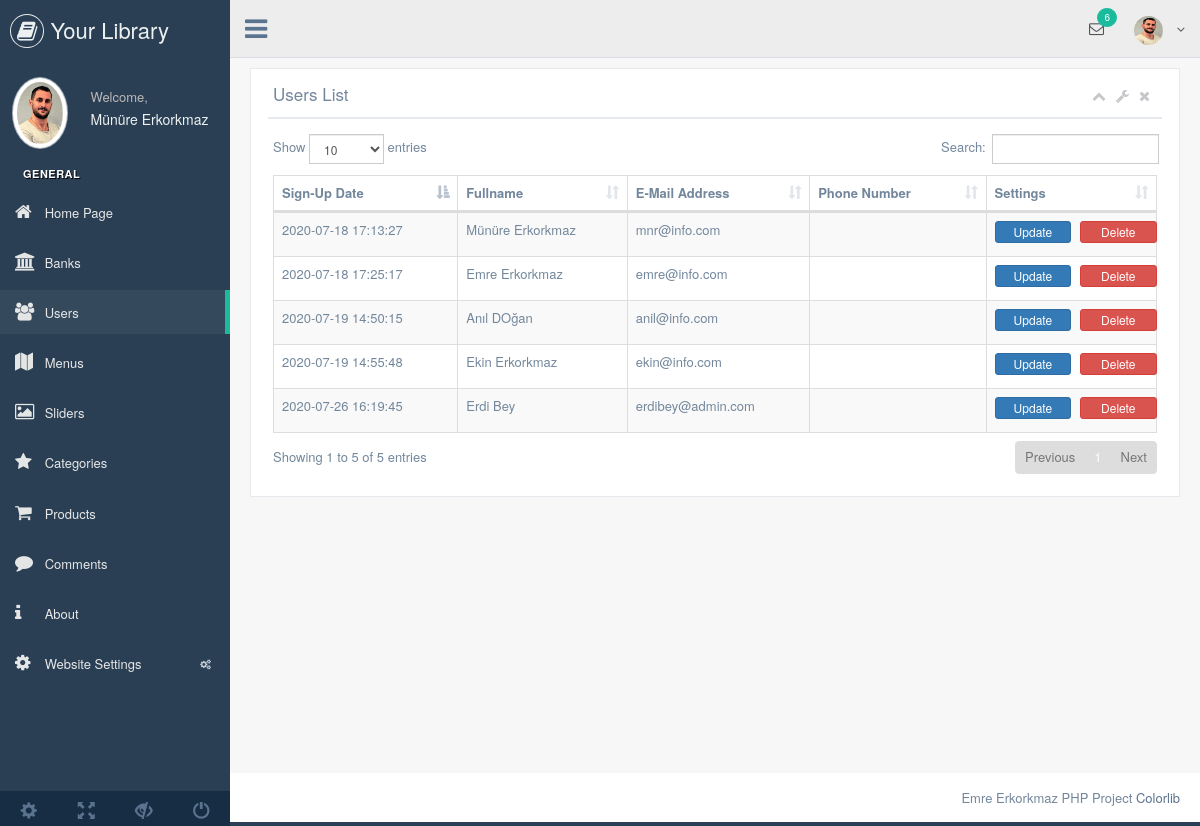
Screenshot of /libraryproject/nedmin/production/users.php (signed in) with the database file from the repository.
### tables this page shows
CREATE TABLE `user` (
  `user_id` int(11) NOT NULL,
  `user_date` datetime NOT NULL DEFAULT current_timestamp(),
  `user_image` varchar(250) NOT NULL,
  `user_tc` varchar(50) NOT NULL,
  `user_name` varchar(50) NOT NULL,
  `user_email` varchar(100) NOT NULL,
  `user_phone` varchar(20) NOT NULL,
  `user_password` varchar(50) NOT NULL,
  `user_fullname` varchar(100) NOT NULL,
  `user_address` varchar(250) NOT NULL,
  `user_city` varchar(50) NOT NULL,
  `user_district` varchar(50) NOT NULL,
  `user_authority` varchar(50) NOT NULL,
  `user_status` int(1) NOT NULL DEFAULT 1
);

### libraryproject/nedmin/production/users.php (the view, shortened to what this page needs)
<?php
include 'header.php';
$finduser=$db->prepare("SELECT * FROM user");
$finduser->execute();
?>
<div class="right_col" role="main">
  <div class="">
    <div class="row">
      <div class="col-md-12 col-sm-12 col-xs-12">
        <div class="x_panel">
          <div class="x_title">
            <h2>Users List </h2>
            <ul class="nav navbar-right panel_toolbox">
              <li><a class="collapse-link"><i class="fa fa-chevron-up"></i></a>
              </li>
              <li class="dropdown">
                <a href="#" class="dropdown-toggle" data-toggle="dropdown" role="button" aria-expanded="false"><i class="fa fa-wrench"></i></a>
              </li>
              <li><a class="close-link"><i class="fa fa-close"></i></a>
              </li>
            </ul>
            <div class="clearfix"></div>
          </div>
          <div class="x_content">
            <table id="datatable-responsive" class="table table-striped table-bordered dt-responsive nowrap" cellspacing="0" width="100%">
              <thead>
                <tr>
                  <th>Sign-Up Date</th>
                  <th>Fullname</th>
                  <th>E-Mail Address</th>
                  <th>Phone Number</th>
                  <th>Settings</th>
                </tr>
              </thead>
              <tbody>
                <?php
                while($getuser=$finduser->fetch(PDO::FETCH_ASSOC)) {?>
                  <tr>
                    <td><?php echo $getuser['user_date'] ?></td>
                    <td><?php echo $getuser['user_fullname'] ?></td>
                    <td><?php echo $getuser['user_email'] ?></td>
                    <td><?php echo $getuser['user_phone'] ?></td>
                    <td>
                      <center>
                        <a href="updateuser.php?user_id=<?php echo $getuser['user_id']; ?>"><button style="width: 50%" class="btn btn-primary btn-xs">Update</button></a>
                        <a href="../netting/operation.php?user_id=<?php echo $getuser['user_id']; ?>&deleteuser=true"><button style="width: 50%" class="btn btn-danger btn-xs">Delete</button></a>
                      </center>
                    </td>
                  </tr>
                <?php  }
                ?>
              </tbody>
            </table>
          </div>
        </div>
      </div>
    </div>
  </div>
</div>
<?php include 'footer.php'; ?>

### libraryproject/nedmin/production/header.php (shortened to what this page needs)
<?php
include '../netting/dbconnection.php';
$finduser=$db->prepare("SELECT * FROM user WHERE user_email=:email");
$finduser->execute(array(
  'email'=>$_SESSION['user_email']
));
$getuser=$finduser->fetch(PDO::FETCH_ASSOC);
?>
<!DOCTYPE html>
<html lang="en">
<head>
  <link href="../vendors/bootstrap/dist/css/bootstrap.min.css" rel="stylesheet">
  <link href="../vendors/font-awesome/css/font-awesome.min.css" rel="stylesheet">
  <link href="../vendors/nprogress/nprogress.css" rel="stylesheet">
  <link href="../vendors/iCheck/skins/flat/green.css" rel="stylesheet">
  <link href="../vendors/datatables.net-bs/css/dataTables.bootstrap.min.css" rel="stylesheet">
  <link href="../vendors/datatables.net-buttons-bs/css/buttons.bootstrap.min.css" rel="stylesheet">
  <link href="../vendors/datatables.net-fixedheader-bs/css/fixedHeader.bootstrap.min.css" rel="stylesheet">
  <link href="../vendors/datatables.net-responsive-bs/css/responsive.bootstrap.min.css" rel="stylesheet">
  <link href="../vendors/datatables.net-scroller-bs/css/scroller.bootstrap.min.css" rel="stylesheet">
  <link href="../build/css/custom.min.css" rel="stylesheet">
</head>
<body class="nav-md">
  <div class="container body">
    <div class="main_container">
      <div class="col-md-3 left_col">
        <div class="left_col scroll-view">
          <div class="navbar nav_title" style="border: 0;">
            <a href="index.html" class="site_title"><i class="fa fa-book"></i> <span>Your Library</span></a>
          </div>
          <div class="profile clearfix">
            <div class="profile_pic">
              <img src="images/myimg.jpg" alt="..." class="img-circle profile_img">
            </div>
            <div class="profile_info">
              <span>Welcome,</span>
              <h2><?php echo $getuser['user_fullname']; ?></h2>
            </div>
          </div>
          <br />
          <div id="sidebar-menu" class="main_menu_side hidden-print main_menu">
            <div class="menu_section">
              <h3>General</h3>
              <ul class="nav side-menu">
                <li><a href="index.php"><i class="fa fa-home"></i> Home Page </a></li>
                <li><a href="bank.php"><i class="fa fa-bank"></i> Banks </a></li>
                <li><a href="users.php"><i class="fa fa-users"></i> Users </a></li>
                <li><a href="menu.php"><i class="fa fa-map"></i> Menus </a></li>
                <li><a href="slider.php"><i class="fa fa-image"></i> Sliders </a></li>
                <li><a href="category.php"><i class="fa fa-star"></i> Categories </a></li>
                <li><a href="product.php"><i class="fa fa-shopping-cart"></i> Products </a></li>
                <li><a href="comments.php"><i class="fa fa-comment"></i> Comments </a></li>
                <li><a href="about.php"><i class="fa fa-info"></i> About </a></li>
                <li><a><i class="fa fa-cog"></i> Website Settings <span class="fa fa-cogs"></span></a>
                </li>
              </ul>
            </div>
          </div>
          <div class="sidebar-footer hidden-small">
            <a data-toggle="tooltip" data-placement="top" title="Settings">
              <span class="glyphicon glyphicon-cog" aria-hidden="true"></span>
            </a>
            <a data-toggle="tooltip" data-placement="top" title="FullScreen">
              <span class="glyphicon glyphicon-fullscreen" aria-hidden="true"></span>
            </a>
            <a data-toggle="tooltip" data-placement="top" title="Lock">
              <span class="glyphicon glyphicon-eye-close" aria-hidden="true"></span>
            </a>
            <a data-toggle="tooltip" data-placement="top" title="Logout">
              <span class="glyphicon glyphicon-off" aria-hidden="true"></span>
            </a>
          </div>
        </div>
      </div>
      <div class="top_nav">
        <div class="nav_menu">
          <nav>
            <div class="nav toggle">
              <a id="menu_toggle"><i class="fa fa-bars"></i></a>
            </div>
            <ul class="nav navbar-nav navbar-right">
              <li class="">
                <a href="javascript:;" class="user-profile dropdown-toggle" data-toggle="dropdown" aria-expanded="false">
                  <img src="images/myimg.jpg" alt=""><?php echo $getuser['user_name'] ?>
                  <span class=" fa fa-angle-down"></span>
                </a>
              </li>
              <li role="presentation" class="dropdown">
                <a href="javascript:;" class="dropdown-toggle info-number" data-toggle="dropdown" aria-expanded="false">
                  <i class="fa fa-envelope-o"></i>
                  <span class="badge bg-green">6</span>
                </a>
              </li>
            </ul>
          </nav>
        </div>
      </div>

### rows the page displays
user: user_fullname "Münüre Erkorkmaz", user_date "2020-07-18 17:13:27", user_email "mnr@info.com"
user: user_date "2020-07-18 17:25:17", user_fullname "Emre Erkorkmaz", user_email "emre@info.com"
user: user_date "2020-07-19 14:50:15", user_fullname "Anıl DOğan", user_email "anil@info.com"
user: user_date "2020-07-19 14:55:48", user_fullname "Ekin Erkorkmaz", user_email "ekin@info.com"
user: user_date "2020-07-26 16:19:45", user_fullname "Erdi Bey", user_email "erdibey@admin.com"
